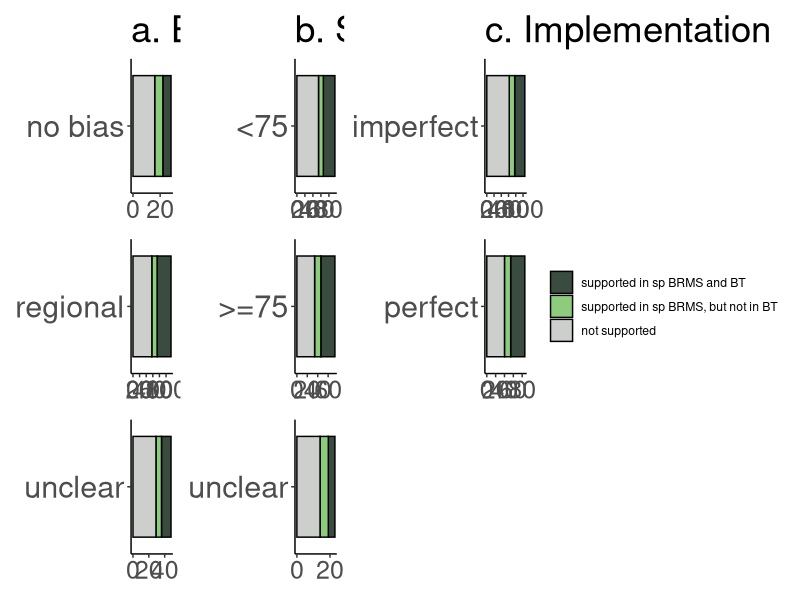
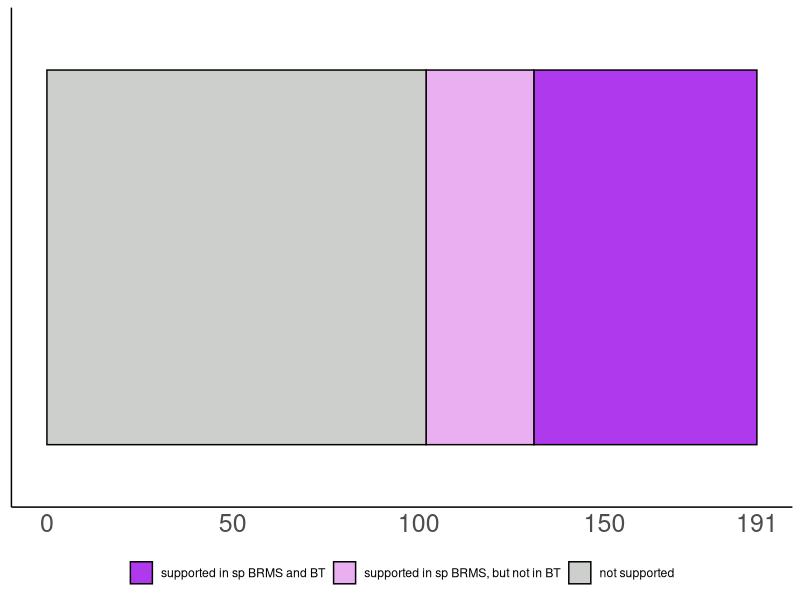
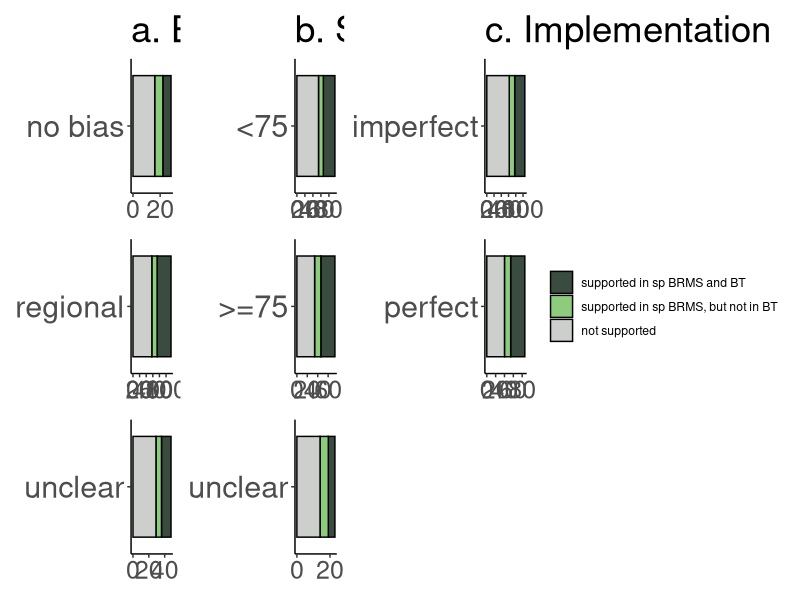
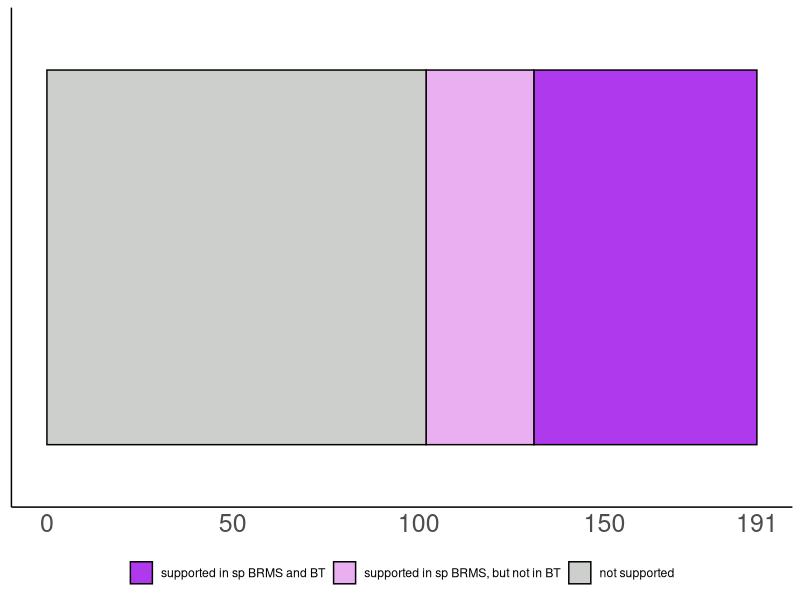

Reproduce these figures in R, in order.
library(tidyverse)
library(patchwork)

df <- readr::read_tsv("results/BT_results_summary/results.txt", show_col_types=FALSE) %>% 
  dplyr::select(universal_code = code, 
               Size = `Size..review.of.original.`,
               `Implementation` = `Implementation..review.of.original..1`, 
               Bias.3, supported, brms.support = brmsQ_Fixed_V3_SIG) %>% 
  mutate(supported_new = ifelse(supported == "NOT SIG" & brms.support == "SIG", "supported in sp BRMS, but not in BT", supported)) %>% 
  mutate(supported_new = ifelse(supported_new == "NOT SIG", "not supported", supported_new)) %>% 
  mutate(supported_new = ifelse(supported_new == "SIG", "supported in sp BRMS and BT", supported_new)) 
  
df_plot_S8 <- df %>%
    mutate(Sample_size = ifelse(Size >= 75, ">=75", NA)) %>%
    mutate(Sample_size = ifelse(Size < 75, "<75", Sample_size)) %>%
    mutate(Sample_size = ifelse(is.na(Size), "unclear", Sample_size)) %>%
    mutate(Bias = ifelse(`Bias.3` == "bias towards Eurasia"|
                             `Bias.3` == "exclusively samples one family or area"|
                             `Bias.3` == "bias against the Pacific, PNG, Australia, and/or South America"   , "regional", NA  )) %>%
    mutate(Bias = ifelse(`Bias.3` == "no bias"   , "no bias", Bias  )) %>%
    mutate(Bias = ifelse(is.na(Bias.3)  , "unclear", Bias  )) %>%
    mutate(Implementation = ifelse(Implementation == "less than OK", "imperfect", Implementation )) %>%
    mutate(Implementation = ifelse(Implementation == "OK", "imperfect", Implementation )) %>%
    dplyr::select(universal_code, Sample_size, Bias, Implementation, supported_new, supported)

df_plot_S8$supported_new <- factor(df_plot_S8$supported_new, levels=c("supported in sp BRMS and BT", "supported in sp BRMS, but not in BT", "not supported"))

plot_bar <- function(df, label_legend=FALSE, label_axis=FALSE, label_model=TRUE, var = NULL) {

        ggplot(df, aes({{var}}, group=supported_new, fill=supported_new), alpha = 0.8) +
        geom_bar(color= "black") +
        scale_fill_manual(values=c( "#3a4c40", "#8ccc7c", "#cdcfcc")) +
#        scale_fill_manual(values=c( "#2A2E87", "steelblue", "lightgray")) +
        xlab(NULL) +
        scale_y_continuous(
            #    limits=c(0, length(levels(df$Universal.shorter))),
            breaks=c(0, 20, 40, 60, 80, 100)) +
        coord_flip() +
        theme_classic() +
        theme(title = element_text(size=22),
              axis.title.y = element_blank(),
              axis.text.x = element_text(size = 18),
              axis.title.x = element_blank(),
              legend.title = element_blank(),
              axis.text.y = element_text(size=22),
              legend.position=if (label_legend) 'right' else 'none',
         )
}



p.bias_no_bias <- plot_bar(subset(df_plot_S8, Bias == 'no bias'),  label_legend=FALSE,
         label_axis= TRUE, label_model=FALSE, var = Bias) +
    ggtitle("a. Bias")

p.bias_regional <- plot_bar(subset(df_plot_S8, Bias == 'regional'),label_legend=FALSE, label_axis= TRUE, label_model=FALSE, var = Bias)

p.bias_unclear <- plot_bar(subset(df_plot_S8, Bias == 'unclear'), label_legend=FALSE, label_axis= TRUE, label_model=FALSE, var = Bias)

p.bias <- (p.bias_no_bias  / p.bias_regional / p.bias_unclear)
##

##
p.size_small <- plot_bar(subset(df_plot_S8, Sample_size == '<75'), label_legend=FALSE, label_axis= TRUE, label_model=FALSE, var = Sample_size) +
    ggtitle("b. Sample size")

p.size_large <- plot_bar(subset(df_plot_S8, Sample_size == '>=75'),  label_legend=FALSE, label_axis= TRUE, label_model=FALSE, var = Sample_size)

p.size_unclear <- plot_bar(subset(df_plot_S8, Sample_size == 'unclear'),  label_legend=TRUE, label_axis= TRUE, label_model=FALSE, var = Sample_size)

##

p.implementation_imperfect <- plot_bar(subset(df_plot_S8, Implementation == 'imperfect'), label_legend=FALSE,
                           label_axis= TRUE, label_model=FALSE, var = Implementation) +
    ggtitle("c. Implementation")

p.implementation_perfect <- plot_bar(subset(df_plot_S8, Implementation == 'perfect'), label_legend=FALSE,
                                       label_axis= TRUE, label_model=FALSE, var = Implementation)

p.implementation <- (p.implementation_imperfect  /p.implementation_perfect/ plot_spacer())


p.size <- (p.size_small/p.size_large/p.size_unclear)

##
p <- ( p.bias |p.size |p.implementation)  +
  plot_layout(guides = "collect") & 
  theme(axis.title.x = element_blank())  # No legend in these plots

p

width = 20
height = 8

ggsave(filename="figures_SI8_barplot.png", height=height, width=width, dpi = 300,
       plot = p)

#grDevices::cairo_pdf(file="figures_SI8_barplot.pdf", height=height, width= width,)
#plot(p)
#x <- dev.off()

#GLM
df_for_glm <- df_plot_S8 %>% 
  filter(supported_new != "supported in BRMS but not in BT") %>% 
  mutate(across(all_of(c("Sample_size", "Bias", "Implementation", "supported")), as.factor))

#df_for_glm$supported <- factor(df_for_glm$supported, levels = c("SIG"   ,  "NOT SIG"))

model <- glm(supported ~ Sample_size + Bias + Implementation, data = df_for_glm, family="binomial")

summary(model)$coefficients %>% 
  as.data.frame() %>% 
  mutate(across(where(is.numeric), ~ round(.x, 2))) %>% 
  rownames_to_column("term") %>% write_tsv("FigureS8_GLM_coef.tsv", na = "", quote = "all")

####################ALL

df_plot_S8 %>% 
  mutate(all = "all") %>% 
ggplot(aes(all, fill=supported_new), alpha = 0.8) +
  geom_bar(color= "black") +
  scale_fill_manual(values=c( "#ae39ed", "#e9aff0", "#cdcfcc")) +
  #        scale_fill_manual(values=c( "#2A2E87", "steelblue", "lightgray")) +
  xlab(NULL) +
  scale_y_continuous(
    #    limits=c(0, length(levels(df$Universal.shorter))),
    breaks=c(0, 50, 100, 150, 191)) +
  coord_flip() +
  theme_classic() +
  theme(title = element_text(size=22),
        axis.title = element_blank(),
        axis.text.y = element_blank(),
        axis.text.x = element_text(size = 18),
        axis.title.x = element_blank(),
        legend.title = element_blank(),
        axis.ticks = element_blank(),
        legend.position='bottom'
  )


ggsave("Figure_results_all.png", width = 7, height = 3)
